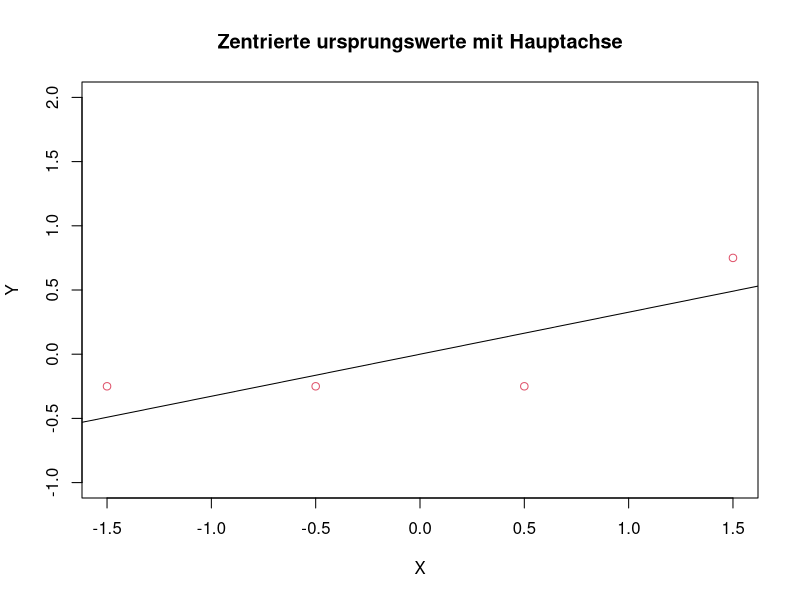
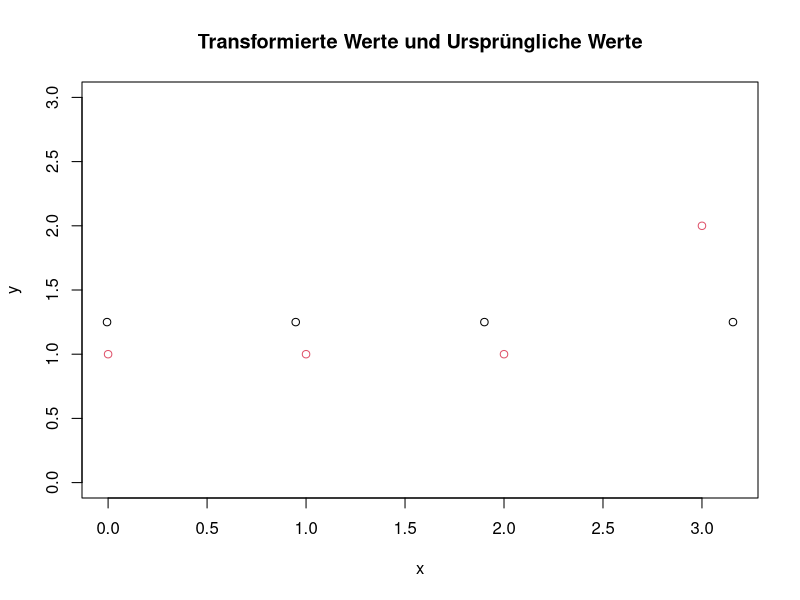
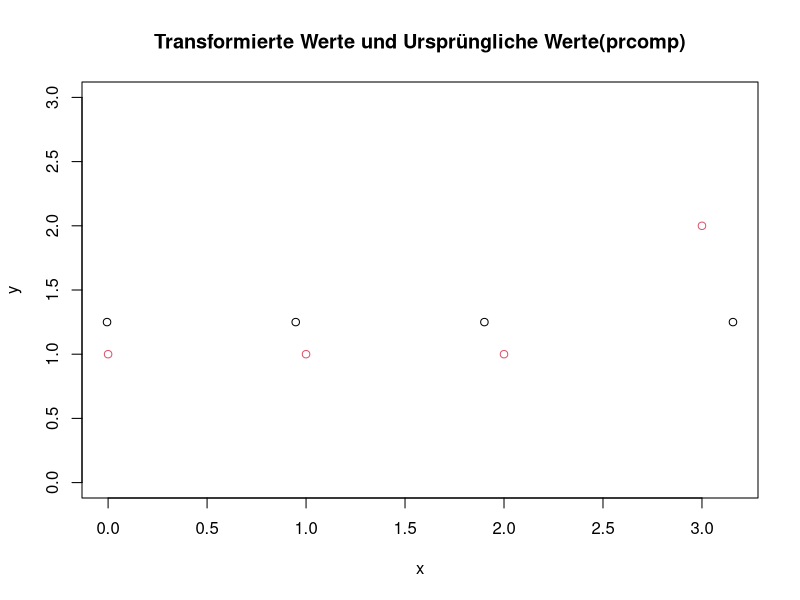
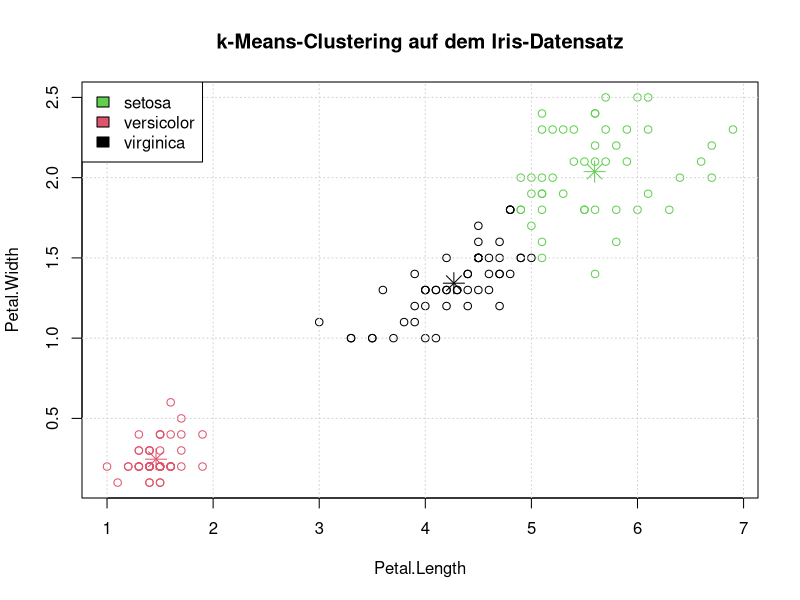
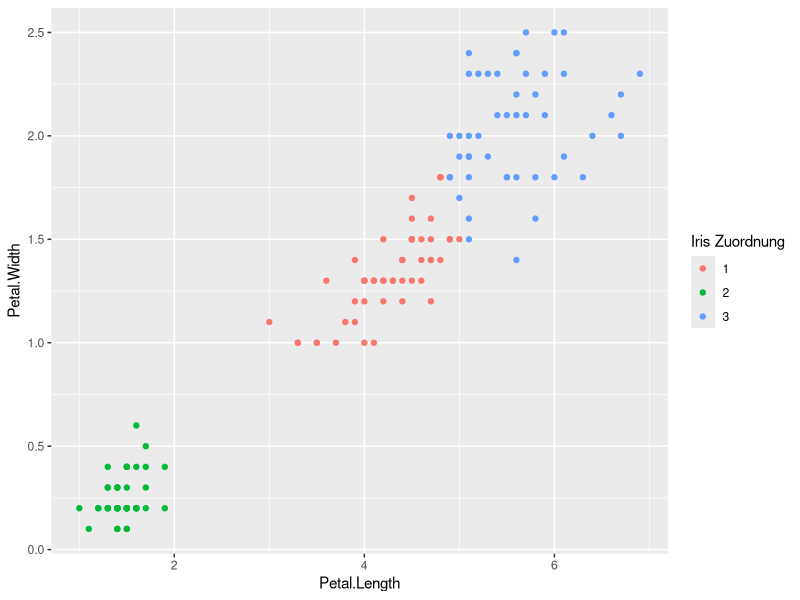
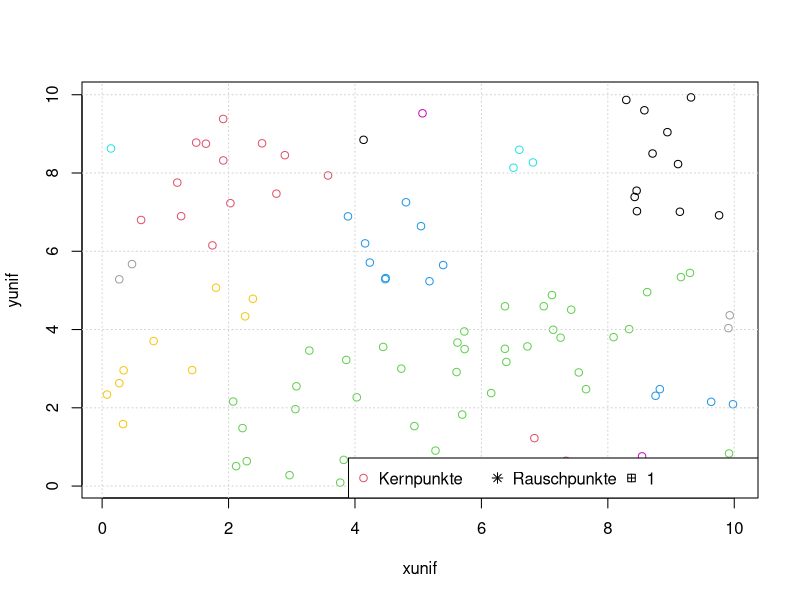
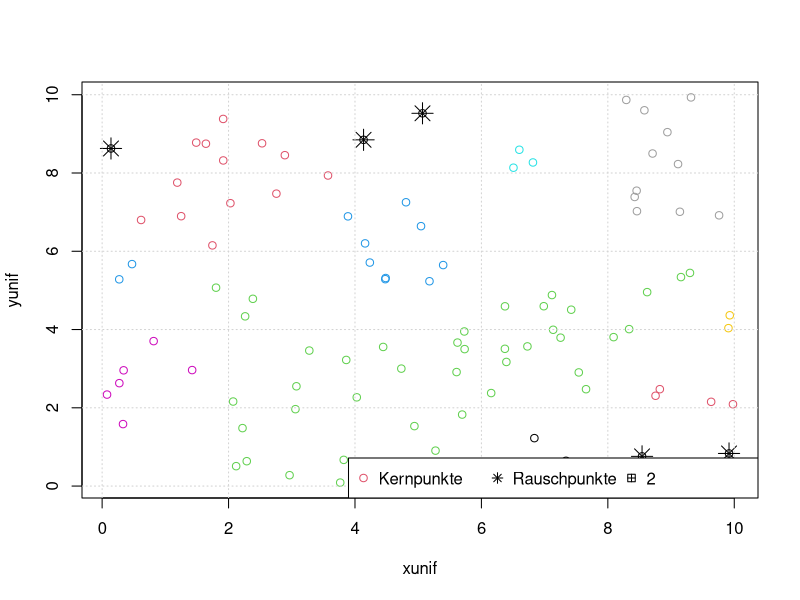
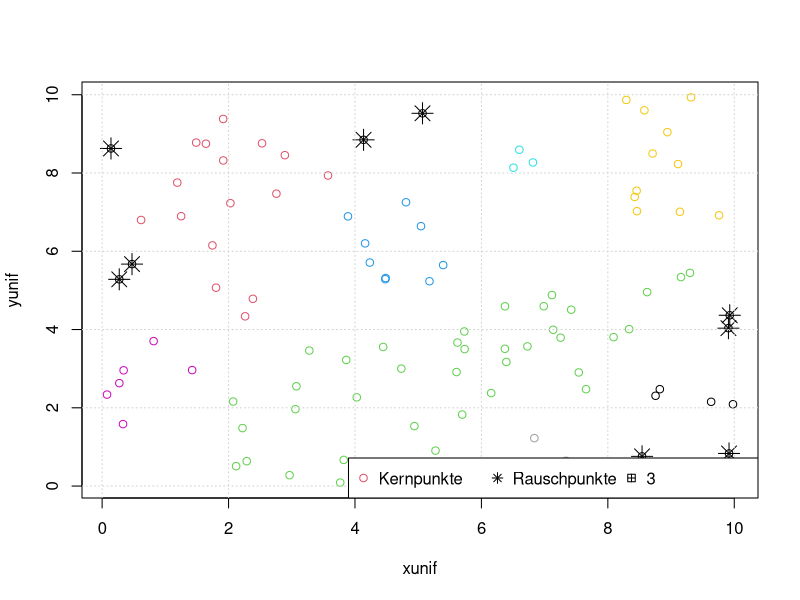

The R script that drew these images, in order:
## ---- chunk 1
knitr::opts_chunk$set(echo = TRUE)
## ---- chunk 2
#library('jpeg')
#Bild = jpeg::readJPEG(source = "Aufgabe1cut.JPG")
#knitr::include_graphics(Bild)  #Funktioniert nicht
#plot(Bild)
## ---- chunk 3
x = c(0,1,2,3)
y = c(1,1,1,2)
A = rbind(x,y)  #gegebene Matrix A


X = x-mean(x)
Y = y-mean(y)
A_ = rbind(X,Y)   #Mittelpunkt der Matrix A in den Ursprung verschoben


u = eigen(A_ %*% t(A_))
v = eigen(t(A_)%*%A_)
EV = u$vec  #Eigenvektoren der Matrix 
a_i = EV[,1] %*% A_   #Eigenvektor vom größten Eigenwert mal der verschobenen Matrix
## ---- chunk 4
plot(X,Y,main = 'Zentrierte ursprungswerte mit Hauptachse',col = 2,ylim = c(-1,2))
lines(c(-2,2),(0.312/0.953)*c(-2,2)) # Achses des größten Eigenvektors
## ---- chunk 5
 
plot(-1*a_i+mean(x),c(mean(y),mean(y),mean(y),mean(y)),xlab = 'x',ylab = 'y',
     main = 'Transformierte Werte und Ursprüngliche Werte', ylim = c(0,3))
points(x,y,col = 2)

pr = prcomp(t(A_))  #principal components analysis (prcomp()$rotation -> Eigenvektoren)
plot(pr$rotation[,1]%*%A_+mean(x),c(mean(y),mean(y),mean(y),mean(y)),xlab = 'x',ylab = 'y'
     ,main = 'Transformierte Werte und Ursprüngliche Werte(prcomp)', ylim = c(0,3))
points(x,y,col = 2)
## ---- chunk 6
x = c(1.2,1.9,2.5,4.4)
y = c(1.6,3.9,5.8,7.9)
A = rbind(x,y)  #gegebene Matrix A


X = x-mean(x)
Y = y-mean(y)
A_ = rbind(X,Y)


u = eigen(A_ %*% t(A_)) # $values(Eigenwerte) $vector(Eigenvektoren)
v = eigen(t(A_)%*%A_)
a_i = u$vec[,1] %*% A_

print('Werte')
v$vec
sqrt(rbind(c(u$values[1],0),c(0,u$values[2]),c(0,0),c(0,0)))
u$vec
print('Probe')
v$vec %*% sqrt(rbind(c(u$values[1],0),c(0,u$values[2]),c(0,0),c(0,0))) %*% u$vec


print('svdPC')
print('Werte')
(s <- svd(A_))
D = rbind(c(s$d[1],0),c(0,s$d[2])) # Als Matrix
print('Probe')
s$u %*% D %*% t(s$v)    # Funktioniert
#d = t(s$u[,1]) %*% A_   # Größter Eigenvektor
#plot(d[1,]+mean(x),c(mean(y),mean(y),mean(y),mean(y)))
## ---- chunk 7
library(ggplot2)
library(datasets)
data(iris)
## ---- chunk 8
data = t(rbind(iris$Petal.Length,iris$Petal.Width))
colnames(data) <- c("Petal.Length", "Petal.Width")

kmeans = kmeans(data,centers = 3,nstart = 20,iter.max = 50)
## ---- chunk 9
plot(data,col = kmeans$cluster,main = "k-Means-Clustering auf dem Iris-Datensatz",
     xlab = "Petal.Length", ylab = "Petal.Width")
grid()
legend("topleft", c("setosa","versicolor","virginica"), fill=c("3","2","1"))
points(kmeans$centers,col = 1:3,pch = 8,cex = 2)
## ---- chunk 10
df = data.frame(data,grup = (kmeans$cluster))
ggplot(df,aes(Petal.Length,Petal.Width,colour = factor(kmeans$cluster)))+
  geom_point()+
  labs(colour = "Iris Zuordnung")
## ---- chunk 11
library(dbscan)

xunif = runif(100,min = 0,max = 10)
yunif = runif(100,min = 0,max = 10)
unif = data.frame(t(rbind(xunif,yunif)))

xnorm = rnorm(100,mean = 5,sd = 1.5)
ynorm = rnorm(100,mean = 5,sd = 1.5)
norm = data.frame(t(rbind(xnorm,ynorm)))

dbunif = function(dist,minPts){
  dbunif = dbscan(dist,1,minPts = minPts) 
   #dist=Verteilung(unif,norm),epsilon=1,minPunkte in Epsilon für Kern-Randpunkt

  rausp = which(dbunif$cluster %in% 0)

  plot(dist,col = dbunif$cluster+1)
  points(dist[rausp,],pch = 8,cex = 2)
  grid()
  legend("bottomright", c("Kernpunkte","Rauschpunkte",minPts),
         pch = c(1,8,12),horiz = TRUE,col = c(2,1,1))
}


## ---- chunk 12
for (i in c(1:10)) {
  dbunif(unif,i)
  i=i+1
}
## ---- chunk 13
for (i in c(1:10)) {
  dbunif(norm,i)
  i=i+1
}
